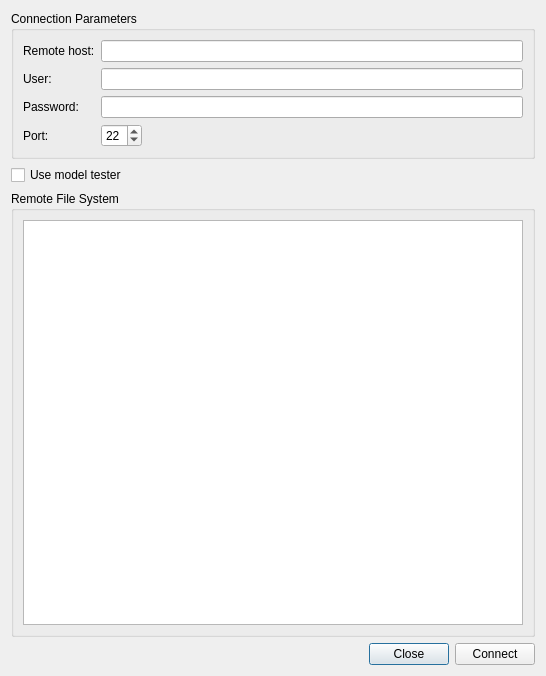
<?xml version="1.0" encoding="UTF-8"?>
<ui version="4.0">
 <class>Window</class>
 <widget class="QDialog" name="Window">
  <property name="geometry">
   <rect>
    <x>0</x>
    <y>0</y>
    <width>546</width>
    <height>676</height>
   </rect>
  </property>
  <property name="windowTitle">
   <string>Dialog</string>
  </property>
  <layout class="QVBoxLayout" name="verticalLayout">
   <item>
    <widget class="QGroupBox" name="groupBox">
     <property name="title">
      <string>Connection Parameters</string>
     </property>
     <layout class="QFormLayout" name="formLayout">
      <property name="fieldGrowthPolicy">
       <enum>QFormLayout::AllNonFixedFieldsGrow</enum>
      </property>
      <item row="0" column="0">
       <widget class="QLabel" name="label">
        <property name="text">
         <string>Remote host:</string>
        </property>
       </widget>
      </item>
      <item row="0" column="1">
       <widget class="QLineEdit" name="hostLineEdit"/>
      </item>
      <item row="1" column="0">
       <widget class="QLabel" name="label_3">
        <property name="text">
         <string>User:</string>
        </property>
       </widget>
      </item>
      <item row="1" column="1">
       <widget class="QLineEdit" name="userLineEdit"/>
      </item>
      <item row="2" column="0">
       <widget class="QLabel" name="label_4">
        <property name="text">
         <string>Password:</string>
        </property>
       </widget>
      </item>
      <item row="2" column="1">
       <widget class="QLineEdit" name="passwordLineEdit">
        <property name="echoMode">
         <enum>QLineEdit::Password</enum>
        </property>
       </widget>
      </item>
      <item row="3" column="0">
       <widget class="QLabel" name="label_2">
        <property name="text">
         <string>Port:</string>
        </property>
       </widget>
      </item>
      <item row="3" column="1">
       <layout class="QHBoxLayout" name="horizontalLayout">
        <item>
         <widget class="QSpinBox" name="portSpinBox">
          <property name="value">
           <number>22</number>
          </property>
         </widget>
        </item>
        <item>
         <spacer name="horizontalSpacer">
          <property name="orientation">
           <enum>Qt::Horizontal</enum>
          </property>
          <property name="sizeHint" stdset="0">
           <size>
            <width>40</width>
            <height>20</height>
           </size>
          </property>
         </spacer>
        </item>
       </layout>
      </item>
     </layout>
    </widget>
   </item>
   <item>
    <widget class="QCheckBox" name="useModelTesterCheckBox">
     <property name="text">
      <string>Use model tester</string>
     </property>
    </widget>
   </item>
   <item>
    <widget class="QGroupBox" name="groupBox_2">
     <property name="title">
      <string>Remote File System</string>
     </property>
     <layout class="QVBoxLayout" name="verticalLayout_2">
      <item>
       <widget class="QTreeView" name="fsView"/>
      </item>
     </layout>
    </widget>
   </item>
   <item>
    <layout class="QHBoxLayout" name="horizontalLayout_2">
     <item>
      <widget class="QDialogButtonBox" name="buttonBox">
       <property name="orientation">
        <enum>Qt::Horizontal</enum>
       </property>
       <property name="standardButtons">
        <set>QDialogButtonBox::Close</set>
       </property>
      </widget>
     </item>
     <item>
      <widget class="QPushButton" name="connectButton">
       <property name="text">
        <string>Connect</string>
       </property>
      </widget>
     </item>
    </layout>
   </item>
  </layout>
 </widget>
 <resources/>
 <connections>
  <connection>
   <sender>buttonBox</sender>
   <signal>rejected()</signal>
   <receiver>Window</receiver>
   <slot>reject()</slot>
   <hints>
    <hint type="sourcelabel">
     <x>316</x>
     <y>260</y>
    </hint>
    <hint type="destinationlabel">
     <x>286</x>
     <y>274</y>
    </hint>
   </hints>
  </connection>
  <connection>
   <sender>buttonBox</sender>
   <signal>accepted()</signal>
   <receiver>Window</receiver>
   <slot>accept()</slot>
   <hints>
    <hint type="sourcelabel">
     <x>248</x>
     <y>254</y>
    </hint>
    <hint type="destinationlabel">
     <x>157</x>
     <y>274</y>
    </hint>
   </hints>
  </connection>
 </connections>
</ui>
